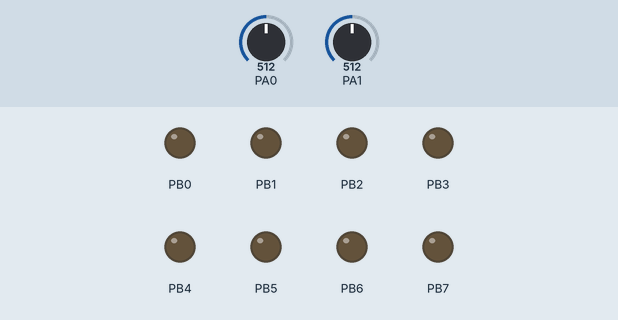
A program run on a simulated ATmega16, built with avr-gcc and emulated at 1 MHz. On the bench: output pins drawn as LEDs (lit = HIGH). Dashed ring = blinking. The test bench sets the inputs (shaded band); at power-on: PA0 = 512, PA1 = 512.

Above: at 1.8 s.
1.9 s: PA0 set to 533
At 2.05 s:
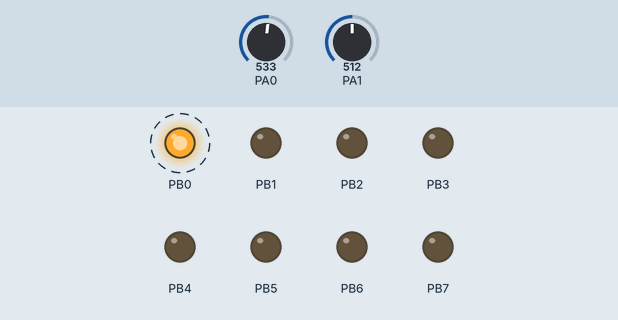
6.0 s: PA1 set to 522
9.5 s: PA1 set to 532
At 10.1 s:
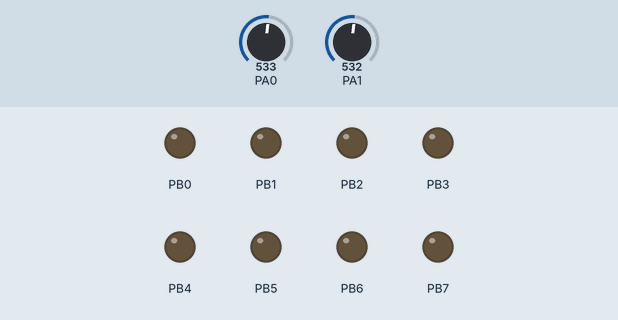
11.0 s: PA0 set to 511
At 11.76 s:
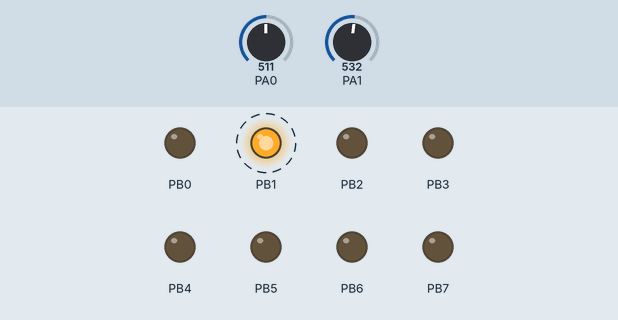
15.1 s: PA0 set to 716
At 15.7 s:
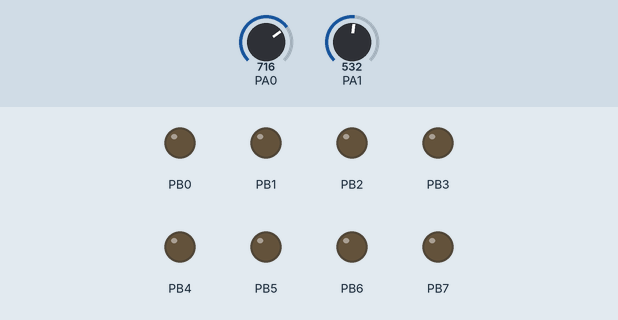
19.2 s: PA0 set to 306
At 20.3 s:
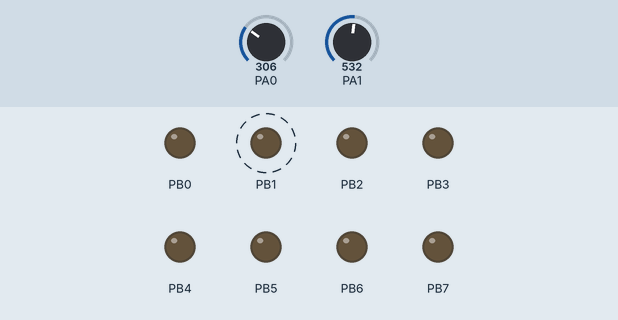
Timing chart, 0 to 24.2 s (numbered marks = the images above; inputs shaded):
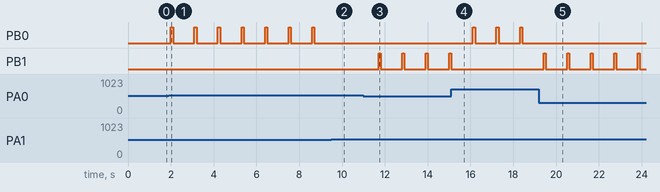

The program:

main.c
```c
#include  <avr/io.h>

#include<util/delay.h>

int  main(void)
  {
  unsigned  int adc_value0,adc_value1;	// Variable to hold ADC  result
  DDRB=0xff;	// Set Port B for LED output
  PORTB  = 0x00;	// Clear PortB pins


  while (1)	//Forever
	{
	 ADCSRA  = (1<<ADEN) | (1<<ADPS2) ; // Set ADCSRA Register with division factor 16
	 ADMUX |=(1<<ADLAR);
	 ADMUX &= ~( (1<<MUX1) | (1<<MUX0) );	//ADC0 SELECTED
  	 ADCSRA  |= (1<<ADSC);	// Start conversion
		while (ADCSRA &  (1<<ADSC));
		// wait until conversion  completes; ADSC=0 means Complete
  	 adc_value0 = ADCH;	//Store ADC result
	 ADCSRA  = 0x00 ;

		 ////////////////////////////
		ADCSRA  = (1<<ADEN) | (1<<ADPS2) ; // Set ADCSRA Register with division factor 16
	 ADMUX |= (1<<MUX0) ;	//ADC1 SELECTED
  	 ADCSRA  |= (1<<ADSC);	// Start conversion
		while (ADCSRA &  (1<<ADSC));
		// wait until conversion  completes; ADSC=0 means Complete

  	 adc_value1 = ADCH;	//Store ADC result

	 ADCSRA  = 0x00 ;

	  if (adc_value0>adc_value1)
	  {
	     PORTB=0x01;
		 _delay_ms(100);
		 PORTB=0x00;

		 }
	  else if (adc_value0<adc_value1)
	  {
	     PORTB=0x02;
		 _delay_ms(100);
		 PORTB=0x00;
		 }
	  else
	  {
	     PORTB=0x00;
		 }


		_delay_ms(1000);


	 }
 } 
```

Measured:
- the behaviour switches between 515 and 516 on PA0 (found by bisection; images 0 and 1)
- the behaviour switches between 531 and 532 on PA1 (found by bisection; images 1 and 2)
- after the input at 1.9 s, PB0: alternates HIGH for 0.10 s and LOW for 1.0 s, starting after 0.10 s
- after the input at 9.5 s, PB0: stops changing and stays LOW
- after the input at 11.0 s, PB1: alternates HIGH for 0.10 s and LOW for 1.0 s, starting after 0.71 s
- after the input at 15.1 s, PB0: alternates HIGH for 0.10 s and LOW for 1.0 s, starting after 1.0 s; PB1: goes on until 15.1 s, then stays LOW
- after the input at 19.2 s, PB0: stops changing and stays LOW; PB1: alternates HIGH for 0.10 s and LOW for 1.0 s, starting after 0.22 s
